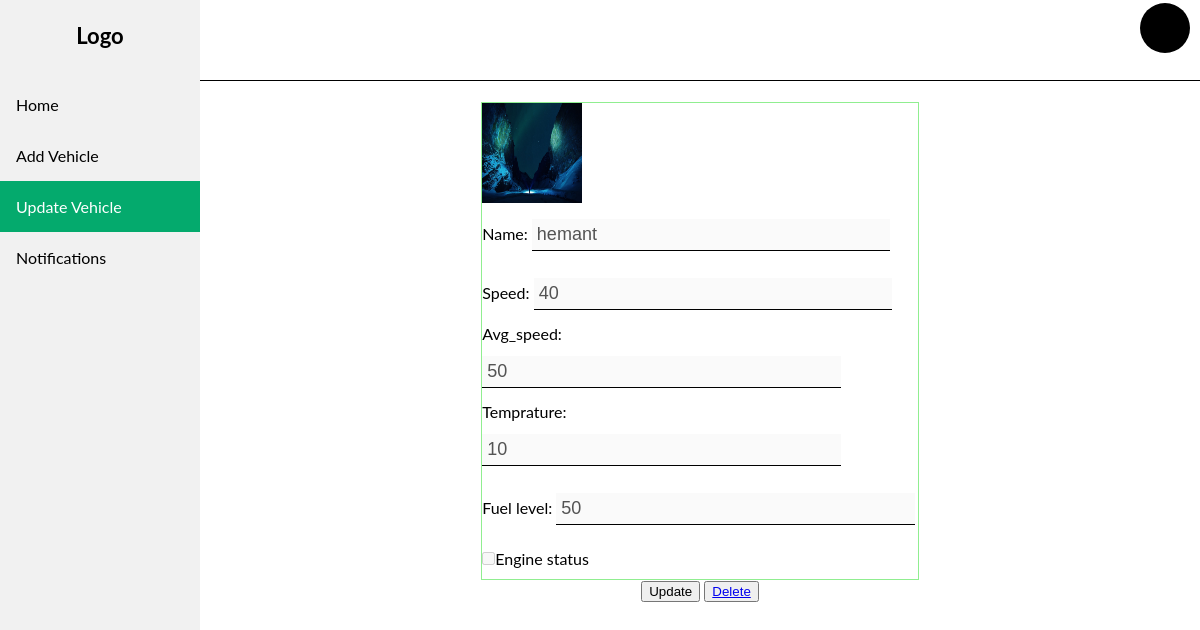
Screenshot of /show_details/5/ with the database file from the repository.
### hks/models.py (models this page shows, shortened)
class vehicle(models.Model):
    name=models.CharField(max_length=50)
    static_map=models.ImageField(upload_to='imgs', null=True,blank=True)
    speed=models.IntegerField()
    average_speed=models.IntegerField()
    Temprature=models.IntegerField()
    Fuel_level=models.IntegerField()
    Engine_status=models.BooleanField(default=False)

### hks/views.py (the view)
# urls.py: path('show_details/<int:pk>/',showdetails.as_view()),
class showdetails(APIView):
    def get(self,request,pk):
        pid=pk
        get_veh=vehicle.objects.filter(id=pid)
        return render(request,'show_details.html',{'dd':get_veh,'pk':pk})

### templates/show_details.html (shortened to what this page needs)
{% load static %}
<!DOCTYPE html>
<html>
<head>
<link rel="stylesheet" href="{% static 'style.css' %}">
<link rel="stylesheet" href="https://cdnjs.cloudflare.com/ajax/libs/font-awesome/4.7.0/css/font-awesome.min.css">
</head>
<body>
<div class="sidebar">
    <h3 style="text-align: center;font-size: 22px;">Logo</h3>
    <div class="navmen">
  <a  href="/">Home</a>
  <a  href="/add_form/">Add Vehicle</a>
  <a class="active" href="/shupd/">Update Vehicle</a>
  <a  href="/notifications/">Notifications</a>
</div>
</div>
<div class="pht">
  <div class="blak"></div>
</div>
<div class="content">
{% for d in dd %}
<form action="/update_vehicle/{{ pk }}/" method="post" enctype="multipart/form-data" >
<div class="addform">
    <div class="dabba" id="lgnbox">
        <div class="imgg">
        <img src="{{ d.static_map.url }}" width="100px" height="100px">
    </div>
    <div class="nmm">
        <label>Name:</label>
        <input class="name" type="text" name="f_name" id="nm" placeholder="Name" value="{{ d.name }}" disabled="true">
        </div>
        <div class="spdd">
        <label>Speed:</label>
        <input class="name" type="text" name="l_name" id="spd" placeholder="Speed" value="{{ d.speed }}" disabled="true">
        </div>
        <div class="agg">
        <label>Avg_speed:</label>
        <input class="name" type="text" name="u_name" id="avspd" placeholder="Average Speed" value="{{ d.average_speed }}" disabled="true">
        </div>
        <div class="tmp">
        <label>Temprature:</label>
        <input class="name" type="text" name="temp" id="temm" placeholder="Temprature" value="{{ d.Temprature }}" disabled="true">
        </div>
        <div class="lvl">
        <label>Fuel level:</label>
        <input class="name" type="text" name="level" id="levl" placeholder="Fuel level" value="{{ d.Fuel_level }}" disabled="true">
        </div>
        <div class="boxer">
        {% if d.Engine_status %}
        <input  type="checkbox" name="sts" id="ests"  disabled="true" checked><span>Engine status</span>
        {% else %}
        <input  type="checkbox" name="sts" id="ests" disabled="true"><span>Engine status</span>
        {% endif %}
        </div>
    </div>
</div>
<div class="btncont" style="text-align: center;">
<button type="button" style="cursor: pointer;" id="updt" onclick="ups()">Update</button>
<button type="button" style="cursor:pointer;" id="dlt"><a href="/delete_vehicle/{{ pk }}/">Delete</a></button>
</div>
</form>
{% endfor %}
</div>
</body>
</html>

### static/style.css (style rules this page uses)
body { margin: 0; font-family: "Lato", sans-serif; }
.sidebar { margin: 0; padding: 0; width: 200px; background-color: #f1f1f1; position: fixed; height: 100%; overflow: auto; }
.sidebar a { display: block; color: black; padding: 16px; text-decoration: none; }
.sidebar a.active { background-color: #04AA6D; color: white; }
.blak { width: 50px; height: 50px; border-radius: 50%; background-color: black; float: right; margin-right: 10px; margin-top: 3px; }
.pht { text-align: right; border-bottom: 1px solid black; height: 80px; }
.navmen { margin-top: 30px; }
div.content { margin-left: 200px; padding: 1px 16px; }
.dabba { width: 45%; margin: auto; background: white; border: 1.5px solid lightgreen; margin-top: 20px; }
.name { width: 80%; }
.boxer { width: 100%; display: block; }
.dabba input { margin: auto; font-size: 18px; border: none; border-bottom: 1px solid black; padding: 5px; margin-top: 13px; margin-bottom: 14px; }

### rows the page displays
vehicle: static_map (picture), f_name "hemant", l_name "40", u_name "50", temp "10", level "50"
